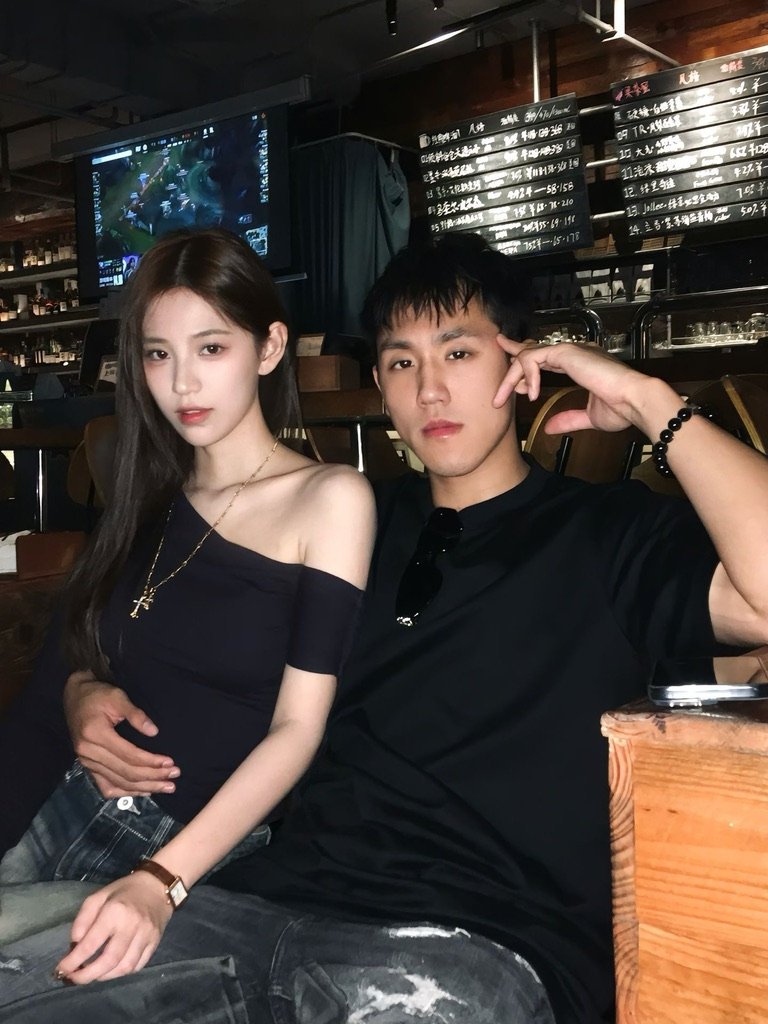
#> input picture 00D0E3D9-9211-4138-AA99-700E6B83DC30_1_105_c.jpeg, 768 x 1024 px
$ python Face_recogonition.py
#> lines starting #> are read from the running program, lines starting #| are printed output that depends on the picture
import os
if not os.path.exists('faces'):
    os.makedirs('faces')

import cv2

# Load the Haar Cascade algorithm from the XML file into OpenCV
alg = "haarcascade_frontalface_default.xml"
haar_cascade = cv2.CascadeClassifier(alg)

# Read the image in color
file_name = '00D0E3D9-9211-4138-AA99-700E6B83DC30_1_105_c.jpeg'
color_img = cv2.imread(file_name)
#> color_img is the input picture: shape (1024, 768, 3); mean B, G, R 57.3, 63.8, 74.3

# Find the faces in the image
faces = haar_cascade.detectMultiScale(
    color_img,
    scaleFactor=1.05,
    minNeighbors=2,
    minSize=(100, 100)
)
#> faces = [[118, 298, 140, 140], [356, 302, 157, 157]]

# For each face detected
i = 0
for x, y, w, h in faces:
    # Crop the image to select only the face
    cropped_image = color_img[y : y + h, x : x + w]

    # Write the cropped image to a file
    target_file_name = 'faces/' + str(i) + '.jpg'
    cv2.imwrite(target_file_name, cropped_image)
    print("yes")
    i += 1
#> this loop made 2 passes
#> (x, y, w, h, target_file_name, i) on passes 1 to 2: (118, 298, 140, 140, 'faces/0.jpg', 1), (356, 302, 157, 157, 'faces/1.jpg', 2)
#| yes
#| yes
#> pass 1, `cropped_image = color_img[y : y + h, x : x + w]`:
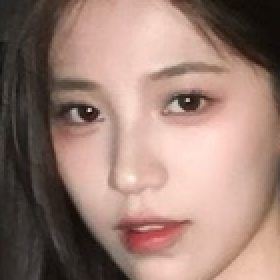
#> cropped_image: shape (140, 140, 3) (shown 2 times larger); mean B, G, R 116.2, 127, 155.6
#> pass 2, `cropped_image = color_img[y : y + h, x : x + w]`:
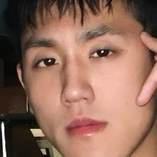
#> cropped_image: shape (157, 157, 3); mean B, G, R 90.4, 107, 145.2
#> after the loop, i = 2

$ run again, with 4bdda0cb669c143b22bfc19c4aa86889~tplv-dy-resize-origshort-autoq-75_330.jpeg copied over 00D0E3D9-9211-4138-AA99-700E6B83DC30_1_105_c.jpeg
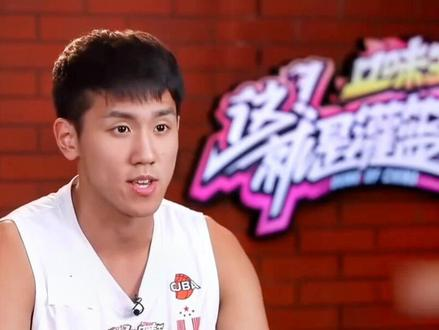
#> input picture 4bdda0cb669c143b22bfc19c4aa86889~tplv-dy-resize-origshort-autoq-75_330.jpeg, 439 x 330 px
#> color_img is the input picture: shape (330, 439, 3); mean B, G, R 101.7, 99.5, 154.4
#> faces = [[81, 80, 122, 122]]
#> the loop `for x, y, w, h in faces:` made 1 pass
#> (x, y, w, h, target_file_name, i) on pass 1: (81, 80, 122, 122, 'faces/0.jpg', 1)
#> (printed output is left out)
#> pass 1, `cropped_image = color_img[y : y + h, x : x + w]`:
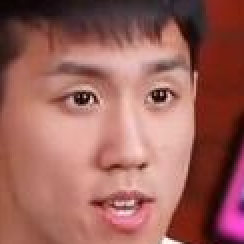
#> cropped_image: shape (122, 122, 3) (shown 2 times larger); mean B, G, R 90.7, 97.4, 155.5
#> after the loop `for x, y, w, h in faces:`: i = 1
